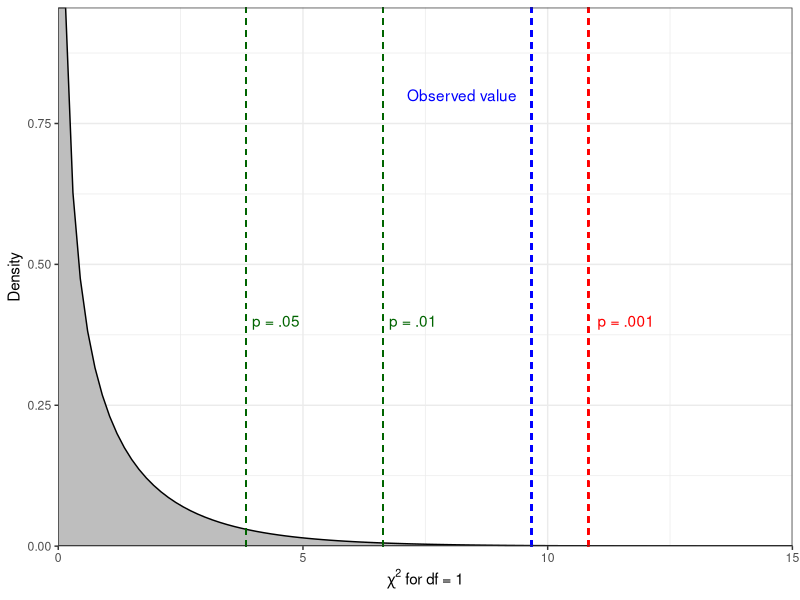

This figure's R source:
## ---- chunk 1
#| label: tbl-genpet
#| tbl-cap: "Rates of petition signing within sex"
#| tbl-cap-location: bottom 

`%>%`<-magrittr::`%>%`

data<-tibble::tribble(
  ~"Signed?",  ~Male, ~Female, ~Total,
  "Yes", 7, 20, 27,
  "No", 40, 25, 65,
  "Total", 47, 45, 92
  )

dataFancy<-kableExtra::kbl(data) %>% 
  kableExtra::kable_classic() %>%
  kableExtra::add_header_above(c(" " = 1, "Sex" = 3)) 

dataColPerc<-data %>%
  dplyr::mutate(Male=(Male/47)*100, Female=(Female/45)*100, Total=(Total/92)*100)
  

dataColPercFancy<-kableExtra::kbl(dataColPerc, digits=2) %>% 
  kableExtra::kable_classic() %>%
  kableExtra::add_header_above(c(" " = 1, "Sex" = 3)) 

dataFancy
## ---- chunk 2
#| label: tbl-genpet_perc
#| tbl-cap: "Percentage rates of petition signing within sex"
#| tbl-cap-location: bottom

dataColPercFancy

## ---- chunk 3
#| label: tbl-genpet_totperc
#| tbl-cap: "Rates of petition signing within sex"
#| tbl-cap-location: bottom


dataExp<-tibble::tribble(
  ~"Signed?",  ~Male, ~Female, ~Total,
  "Yes", 7, 20, "27 (29.35%)",
  "No", 40, 25, "65 (70.65%)",
  "Total", 47, 45, "92 (100%)" 
  )

dataExpFancy<-kableExtra::kbl(dataExp, align = c("lrrr")) %>%
  kableExtra::kable_classic() %>% 
  kableExtra::add_header_above(c(" " = 1, "Sex" = 3)) 

dataExpFancy
## ---- chunk 4
#| label: tbl-chisteps
#| tbl-cap: "Steps for computing $\\chi^2$"
#| tbl-cap-location: bottom

dataFreq<-tibble::tibble(f_O=c(7,20,40,25),f_E=c(13.79,13.21,33.21,31.79))
dataFreq<-dataFreq %>%
  dplyr::mutate(fDevSq=(f_O-f_E)^2,fDevSqOverfE=((f_O-f_E)^2)/f_E)

ChiSquare<-sum(dataFreq$fDevSqOverfE)

dataFreq %>%
  kableExtra::kbl(align="c",col.names=c("$$f_o$$","$$f_e$$","$$(f_o - f_e)^2$$",
                                     "$$(f_o - f_e)^2/f_e$$"),digits=2) %>% 
  kableExtra::kable_classic() %>% 
  kableExtra::column_spec(column=1, width="4cm", background="white") %>% 
  kableExtra::column_spec(column=2, width="4cm", background="lightblue") %>%
  kableExtra::column_spec(column=3, width="4cm", background="navajowhite") %>%
  kableExtra::column_spec(column=4, width="4cm", background="lightsalmon")
## ---- chunk 5
#| label: fig-chidist
#| fig-cap: "$\\chi^2$ critical values for selected significance levels vs. observed statistic"

ggplot2::ggplot(data.frame(x = seq(0, 15, by = 0.01)), ggplot2::aes(x = x)) + 
  ggplot2::stat_function(fun = dchisq, args = list(df = 1),fill="grey", geom = "density")+
  ggplot2::theme_bw()+
  ggplot2::geom_segment(x=3.84,y=0,xend=3.84,yend=1,linetype="dashed",color="darkgreen")+
  ggplot2::geom_segment(x=6.64,y=0,xend=6.64,yend=1,linetype="dashed",color="darkgreen")+
  ggplot2::geom_segment(x=10.83,y=0,xend=10.83,yend=1,linetype="dashed",color="red")+
  ggplot2::geom_segment(x=9.67,y=0,xend=9.67,yend=1,linetype="dashed",color="blue")+
  ggplot2::annotate("text", x = 8.25, y = 0.8, colour="blue", label = "Observed value")+
  ggplot2::annotate("text", x = 4.45, y = 0.4, colour="darkgreen", label = "p = .05")+
  ggplot2::annotate("text", x = 7.25, y = 0.4, colour="darkgreen", label = "p = .01")+
  ggplot2::annotate("text", x = 11.6, y = 0.4, colour="red", label = "p = .001")+
  ggplot2::xlab(expression(paste(chi^2, " for df = 1")))+
  ggplot2::ylab("Density") +
  ggplot2::scale_x_continuous(expand = c(0, 0)) +
  ggplot2::scale_y_continuous(expand = c(0, 0))
